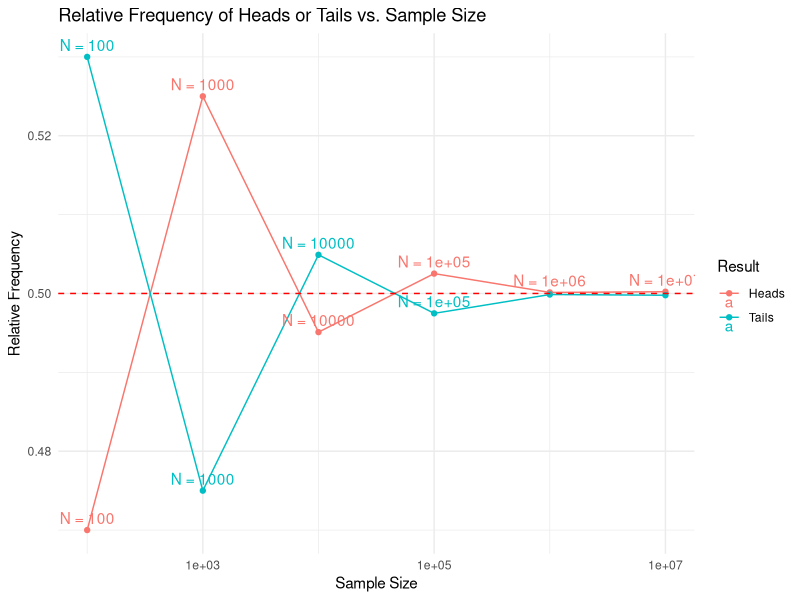
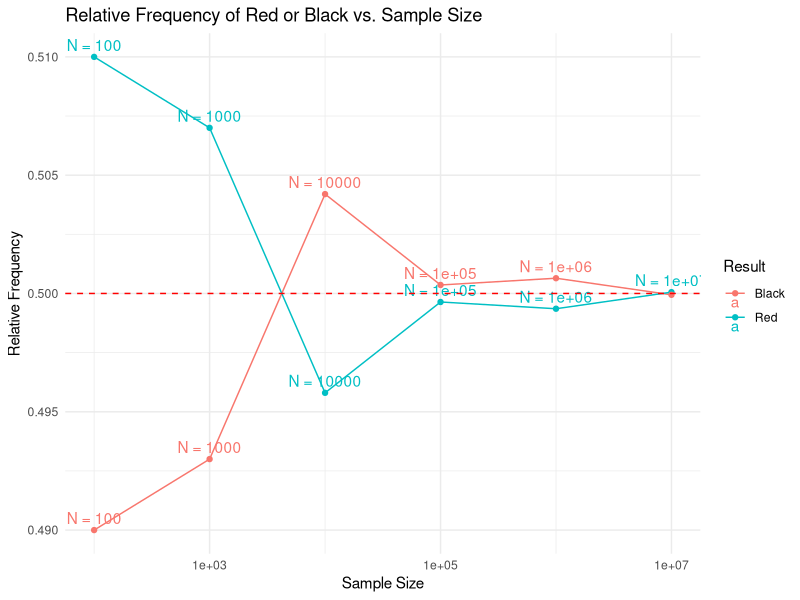
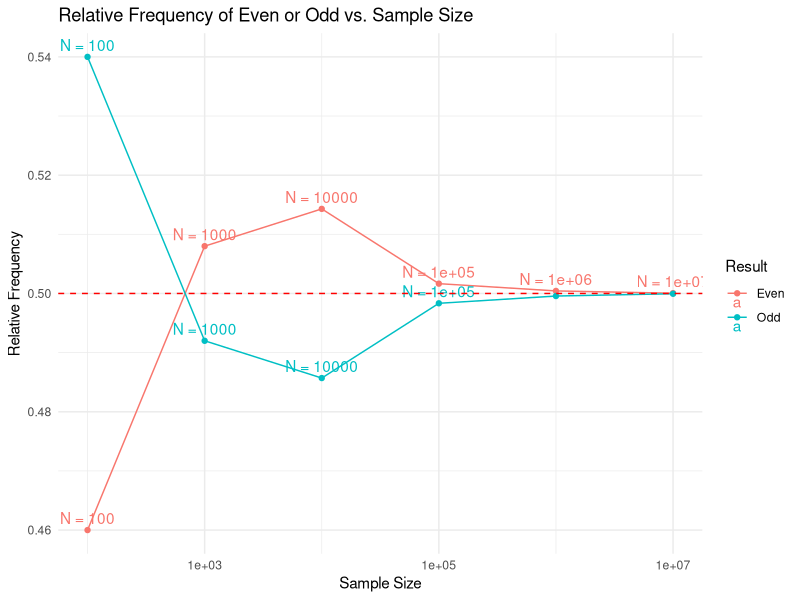

Generate these figures, in order, with R:
# 1. Use R to illustrate that the probability of getting:
#   
#   (a) a head is 0.5 if a fair coin is tossed repeatedly;
# (b) a red card is 0.5 if cards are drawn repeatedly with replacement from awell-shuffled deck;
# (c) an even number is 0.5 if a fair die is rolled repeatedly.

headsOrTails <- c("H", "T")

a_100 <- sample(headsOrTails, size = 100, replace = TRUE)
a_1000 <- sample(headsOrTails, size = 1000, replace = TRUE)
a_10000 <- sample(headsOrTails, size = 10000, replace = TRUE)
a_100000 <- sample(headsOrTails, size = 100000, replace = TRUE)
a_1000000 <- sample(headsOrTails, size = 1000000, replace = TRUE)
a_10000000 <- sample(headsOrTails, size = 10000000, replace = TRUE)


a_df <- data.frame(
  result = c("Heads", "Tails"),
  freq_100 = c(sum(a_100 == "H"), sum(a_100 == "T")),
  freq_1000 = c(sum(a_1000 == "H"), sum(a_1000 == "T")),
  freq_10000 = c(sum(a_10000 == "H"), sum(a_10000 == "T")),
  freq_100000 = c(sum(a_100000 == "H"), sum(a_100000 == "T")),
  freq_1000000 = c(sum(a_1000000 == "H"), sum(a_1000000 == "T")),
  freq_10000000 = c(sum(a_10000000 == "H"), sum(a_10000000 == "T")),
  rel_freq_100 = c(sum(a_100 == "H")/100, sum(a_100 == "T")/100),
  rel_freq_1000 = c(sum(a_1000 == "H")/1000, sum(a_1000 == "T")/1000),
  rel_freq_10000 = c(sum(a_10000 == "H")/10000, sum(a_10000 == "T")/10000),
  rel_freq_100000 = c(sum(a_100000 == "H")/100000, sum(a_100000 == "T")/100000),
  rel_freq_1000000 = c(sum(a_1000000 == "H")/1000000, sum(a_1000000 == "T")/1000000),
  rel_freq_10000000 = c(sum(a_10000000 == "H")/10000000, sum(a_10000000 == "T")/10000000)
)

library(ggplot2)

a_long_df <- tidyr::pivot_longer(a_df, cols = starts_with("rel_freq"),
                               names_to = "sample_size", values_to = "rel_freq")

a_long_df$sample_size <- gsub("rel_freq_", "", a_long_df$sample_size)
a_long_df$sample_size <- as.numeric(a_long_df$sample_size)

ggplot(a_long_df, aes(x = sample_size, y = rel_freq, color = result)) +
  geom_line() +
  geom_point() +
  geom_text(aes(label = paste("N =", sample_size)), vjust = -0.5, check_overlap = TRUE) +
  scale_x_log10() +
  labs(title = "Relative Frequency of Heads or Tails vs. Sample Size",
       x = "Sample Size",
       y = "Relative Frequency",
       color = "Result") +
  theme_minimal() +
  geom_hline(yintercept = 0.5, linetype = "dashed", color = "red")


deckOfCards <- c("R", "B")

b_100 <- sample(deckOfCards, size = 100, replace = TRUE)
b_1000 <- sample(deckOfCards, size = 1000, replace = TRUE)
b_10000 <- sample(deckOfCards, size = 10000, replace = TRUE)
b_100000 <- sample(deckOfCards, size = 100000, replace = TRUE)
b_1000000 <- sample(deckOfCards, size = 1000000, replace = TRUE)
b_10000000 <- sample(deckOfCards, size = 10000000, replace = TRUE)


b_df <- data.frame(
  result = c("Red", "Black"),
  freq_100 = c(sum(b_100 == "R"), sum(b_100 == "B")),
  freq_1000 = c(sum(b_1000 == "R"), sum(b_1000 == "B")),
  freq_10000 = c(sum(b_10000 == "R"), sum(b_10000 == "B")),
  freq_100000 = c(sum(b_100000 == "R"), sum(b_100000 == "B")),
  freq_1000000 = c(sum(b_1000000 == "R"), sum(b_1000000 == "B")),
  freq_10000000 = c(sum(b_10000000 == "R"), sum(b_10000000 == "B")),
  rel_freq_100 = c(sum(b_100 == "R")/100, sum(b_100 == "B")/100),
  rel_freq_1000 = c(sum(b_1000 == "R")/1000, sum(b_1000 == "B")/1000),
  rel_freq_10000 = c(sum(b_10000 == "R")/10000, sum(b_10000 == "B")/10000),
  rel_freq_100000 = c(sum(b_100000 == "R")/100000, sum(b_100000 == "B")/100000),
  rel_freq_1000000 = c(sum(b_1000000 == "R")/1000000, sum(b_1000000 == "B")/1000000),
  rel_freq_10000000 = c(sum(b_10000000 == "R")/10000000, sum(b_10000000 == "B")/10000000)
)

b_long_df <- tidyr::pivot_longer(b_df, cols = starts_with("rel_freq"),
                               names_to = "sample_size", values_to = "rel_freq")

b_long_df$sample_size <- gsub("rel_freq_", "", b_long_df$sample_size)
b_long_df$sample_size <- as.numeric(b_long_df$sample_size)

ggplot(b_long_df, aes(x = sample_size, y = rel_freq, color = result)) +
  geom_line() +
  geom_point() +
  geom_text(aes(label = paste("N =", sample_size)), vjust = -0.5, check_overlap = TRUE) +
  scale_x_log10() +
  labs(title = "Relative Frequency of Red or Black vs. Sample Size",
       x = "Sample Size",
       y = "Relative Frequency",
       color = "Result") +
  theme_minimal() +
  geom_hline(yintercept = 0.5, linetype = "dashed", color = "red")



die <- c("E", "O")

c_100 <- sample(die, size = 100, replace = TRUE)
c_1000 <- sample(die, size = 1000, replace = TRUE)
c_10000 <- sample(die, size = 10000, replace = TRUE)
c_100000 <- sample(die, size = 100000, replace = TRUE)
c_1000000 <- sample(die, size = 1000000, replace = TRUE)
c_10000000 <- sample(die, size = 10000000, replace = TRUE)


c_df <- data.frame(
  result = c("Even", "Odd"),
  freq_100 = c(sum(c_100 == "E"), sum(c_100 == "O")),
  freq_1000 = c(sum(c_1000 == "E"), sum(c_1000 == "O")),
  freq_10000 = c(sum(c_10000 == "E"), sum(c_10000 == "O")),
  freq_100000 = c(sum(c_100000 == "E"), sum(c_100000 == "O")),
  freq_1000000 = c(sum(c_1000000 == "E"), sum(c_1000000 == "O")),
  freq_10000000 = c(sum(c_10000000 == "E"), sum(c_10000000 == "O")),
  rel_freq_100 = c(sum(c_100 == "E")/100, sum(c_100 == "O")/100),
  rel_freq_1000 = c(sum(c_1000 == "E")/1000, sum(c_1000 == "O")/1000),
  rel_freq_10000 = c(sum(c_10000 == "E")/10000, sum(c_10000 == "O")/10000),
  rel_freq_100000 = c(sum(c_100000 == "E")/100000, sum(c_100000 == "O")/100000),
  rel_freq_1000000 = c(sum(c_1000000 == "E")/1000000, sum(c_1000000 == "O")/1000000),
  rel_freq_10000000 = c(sum(c_10000000 == "E")/10000000, sum(c_10000000 == "O")/10000000)
)

c_long_df <- tidyr::pivot_longer(c_df, cols = starts_with("rel_freq"),
                                 names_to = "sample_size", values_to = "rel_freq")

c_long_df$sample_size <- gsub("rel_freq_", "", c_long_df$sample_size)
c_long_df$sample_size <- as.numeric(c_long_df$sample_size)

ggplot(c_long_df, aes(x = sample_size, y = rel_freq, color = result)) +
  geom_line() +
  geom_point() +
  geom_text(aes(label = paste("N =", sample_size)), vjust = -0.5, check_overlap = TRUE) +
  scale_x_log10() +
  labs(title = "Relative Frequency of Even or Odd vs. Sample Size",
       x = "Sample Size",
       y = "Relative Frequency",
       color = "Result") +
  theme_minimal() +
  geom_hline(yintercept = 0.5, linetype = "dashed", color = "red")




#2. An experiment consists of tossing two fair coins. 
#Use R to simulate this experiment 100 times and obtain the relative frequency of 
#each possible outcome. Hence, estimate the probability of getting one head and 
#one tail in any order.
twoCoins <- c("HH", "TT","HT","TH")
sec_rand <- sample(twoCoins, size = 100, replace = TRUE)
sec_tab <- table(sec_rand)

sec_df <- data.frame(
  result = c("Two Heads", "Two Tails", "Split"),
  freq = c(sum(sec_rand == "HH"), sum(sec_rand == "TT"), sum(sec_rand == "TH") + sum(sec_rand == "HT")),
  rel_freq = c(sum(sec_rand == "HH")/100, sum(sec_rand == "TT")/100, (sum(sec_rand == "TH") + sum(sec_rand == "HT"))/100)
)
sec_df
#create a table wherein it combines the frequency of both HT and TH. Then divide by the total N



#3. An experiment consists of rolling a die. Use R to simulate this experiment 600 times
#and obtain the relative frequency of each possible outcome. Hence, estimate the probability
#of getting each of 1, 2, 3, 4, 5, and 6.
die <- c(1, 2, 3, 4, 5, 6)

third_rand <- sample(die, size = 600, replace = TRUE)
third_df <- data.frame(
  result = c("1", "2", "3", "4", "5", "6"),
  freq = c(sum(third_rand == 1), sum(third_rand == 2), sum(third_rand == 3), sum(third_rand == 4), sum(third_rand == 5), sum(third_rand == "6")),
  rel_freq = c(sum(third_rand == 1)/600, sum(third_rand == 2)/600, sum(third_rand == 3)/600, sum(third_rand == 4)/600, sum(third_rand == 5)/600, sum(third_rand == 6)/600)
)
third_df
#same with 2